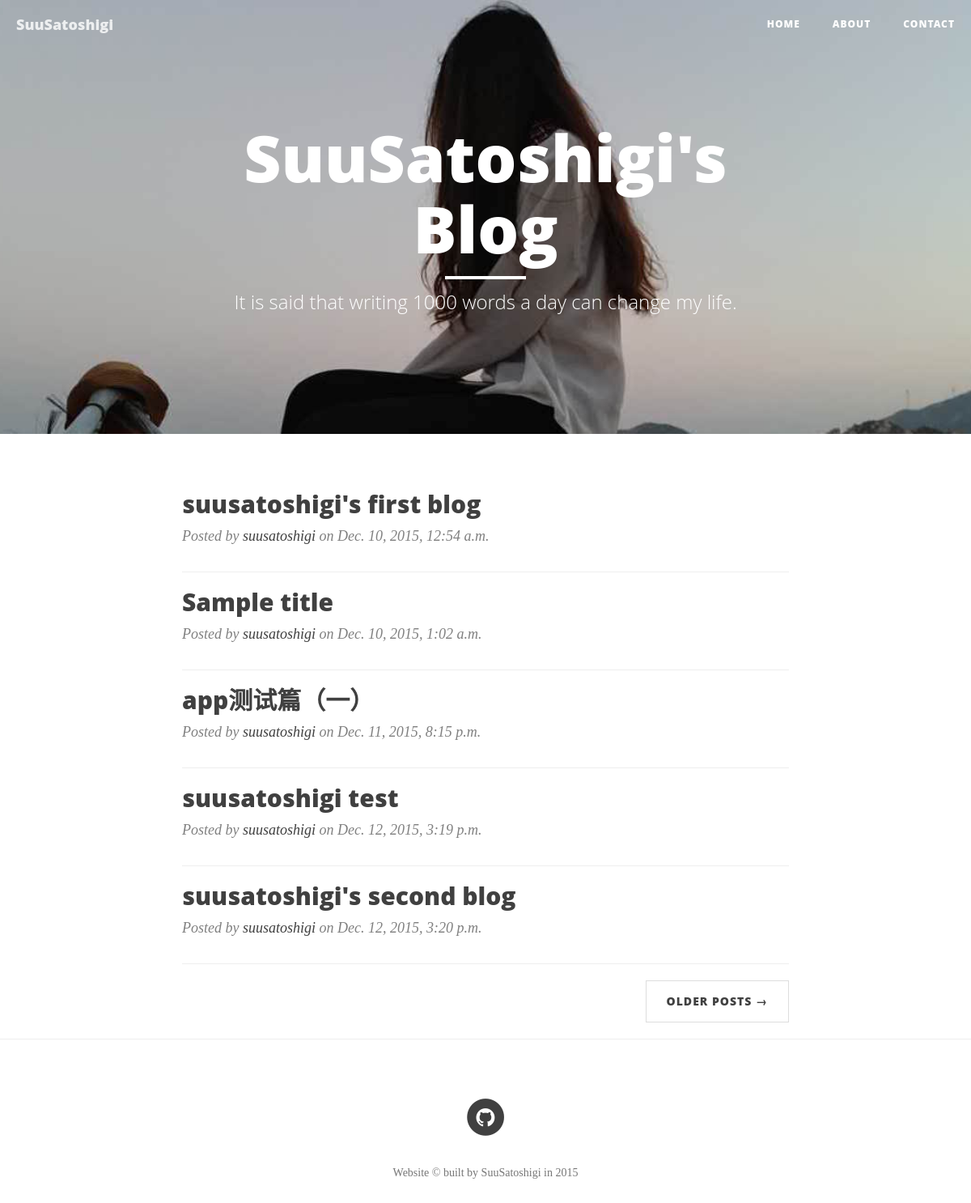
The page / on the database its author committed.
### blog/models.py (models this page shows, shortened)
class Post(models.Model):
    author = models.ForeignKey('auth.User')
    title = models.CharField(max_length=200)
    text = models.TextField()
    created_date = models.DateTimeField(
            default=timezone.now)
    published_date = models.DateTimeField(
            blank=True, null=True)

### blog/views.py (the view)
# urls.py: url(r'^$',views.post_list,name='post_list'),
def post_list(request):
	posts = Post.objects.filter(published_date__lte=timezone.now()).order_by('published_date')
	return render(request, 'blog/post_list.html', {'posts':posts})

### blog/templates/blog/post_list.html (shortened to what this page needs)
{% extends 'blog/index.html' %}
{% block title %}
 <h1>SuuSatoshigi's Blog</h1>
	<hr class="small">
	<span class="subheading">It is said that writing 1000 words a day can change my life.</span>
{% endblock title %}
{% block content %}
    {% for post in posts %}
    <a href="post.html">
        <h2 class="post-title">
            <a href="{% url 'post_detail' pk=post.pk %}">{{ post.title }}</a>
        </h2>
    </a>
    <p class="post-meta">Posted by <a href="#">{{ post.author }}</a> on  {{ post.published_date }}</p>
    <hr>
    {% endfor %}
{% endblock content %}

### rows shown on the page
Post: title "suusatoshigi's first blog", author "suusatoshigi", published_date "Dec. 10, 2015, 12:54 a.m."
Post: title "Sample title", author "suusatoshigi", published_date "Dec. 10, 2015, 1:02 a.m."
Post: title "app测试篇（一）", author "suusatoshigi", published_date "Dec. 11, 2015, 8:15 p.m."
Post: title "suusatoshigi test", author "suusatoshigi", published_date "Dec. 12, 2015, 3:19 p.m."
Post: title "suusatoshigi's second blog", author "suusatoshigi", published_date "Dec. 12, 2015, 3:20 p.m."
